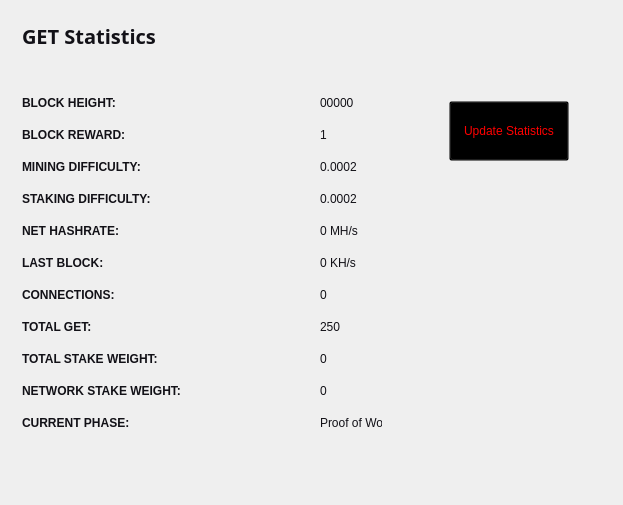
<?xml version="1.0" encoding="UTF-8"?>
<ui version="4.0">
 <class>StatisticsPage</class>
 <widget class="QWidget" name="StatisticsPage">
  <property name="windowModality">
   <enum>Qt::NonModal</enum>
  </property>
  <property name="geometry">
   <rect>
    <x>0</x>
    <y>0</y>
    <width>623</width>
    <height>505</height>
   </rect>
  </property>
  <property name="windowTitle">
   <string>Digging</string>
  </property>
  <property name="styleSheet">
   <string notr="true">color:#ffffff;
font-family:'Open Sans,sans-serif';</string>
  </property>
  <layout class="QGridLayout" name="gridLayout">
   <property name="sizeConstraint">
    <enum>QLayout::SetMaximumSize</enum>
   </property>
   <item row="0" column="1">
    <widget class="QFrame" name="frame">
     <property name="minimumSize">
      <size>
       <width>213</width>
       <height>0</height>
      </size>
     </property>
     <property name="frameShape">
      <enum>QFrame::NoFrame</enum>
     </property>
     <property name="frameShadow">
      <enum>QFrame::Raised</enum>
     </property>
     <widget class="QPushButton" name="startButton">
      <property name="geometry">
       <rect>
        <x>50</x>
        <y>90</y>
        <width>120</width>
        <height>60</height>
       </rect>
      </property>
      <property name="sizePolicy">
       <sizepolicy hsizetype="Fixed" vsizetype="Fixed">
        <horstretch>0</horstretch>
        <verstretch>0</verstretch>
       </sizepolicy>
      </property>
      <property name="minimumSize">
       <size>
        <width>120</width>
        <height>60</height>
       </size>
      </property>
      <property name="styleSheet">
       <string notr="true">background:transparent; color:red;</string>
      </property>
      <property name="text">
       <string>Update Statistics</string>
      </property>
     </widget>
    </widget>
   </item>
   <item row="0" column="0">
    <widget class="QFrame" name="gridFrame_2">
     <layout class="QGridLayout" name="gridLayout_4">
      <item row="3" column="0">
       <layout class="QFormLayout" name="formLayout_2">
        <property name="fieldGrowthPolicy">
         <enum>QFormLayout::FieldsStayAtSizeHint</enum>
        </property>
        <property name="horizontalSpacing">
         <number>139</number>
        </property>
        <property name="verticalSpacing">
         <number>18</number>
        </property>
        <property name="rightMargin">
         <number>0</number>
        </property>
        <item row="1" column="0">
         <widget class="QLabel" name="label_14">
          <property name="text">
           <string>&lt;html&gt;&lt;head/&gt;&lt;body&gt;&lt;p&gt;&lt;span style=&quot; font-weight:600; color:#121117;&quot;&gt;BLOCK HEIGHT:&lt;/span&gt;&lt;/p&gt;&lt;/body&gt;&lt;/html&gt;</string>
          </property>
         </widget>
        </item>
        <item row="1" column="1">
         <widget class="QLabel" name="heightBox">
          <property name="styleSheet">
           <string notr="true">color:#121117;</string>
          </property>
          <property name="text">
           <string>00000</string>
          </property>
         </widget>
        </item>
        <item row="2" column="0">
         <widget class="QLabel" name="label_12">
          <property name="text">
           <string>&lt;html&gt;&lt;head/&gt;&lt;body&gt;&lt;p&gt;&lt;span style=&quot; font-weight:600; color:#121117;&quot;&gt;BLOCK REWARD:&lt;/span&gt;&lt;/p&gt;&lt;/body&gt;&lt;/html&gt;</string>
          </property>
         </widget>
        </item>
        <item row="2" column="1">
         <widget class="QLabel" name="rewardBox">
          <property name="styleSheet">
           <string notr="true">color:#121117;</string>
          </property>
          <property name="text">
           <string>1</string>
          </property>
         </widget>
        </item>
        <item row="3" column="0">
         <widget class="QLabel" name="label_13">
          <property name="text">
           <string>&lt;html&gt;&lt;head/&gt;&lt;body&gt;&lt;p&gt;&lt;span style=&quot; font-weight:600; color:#121117;&quot;&gt;MINING DIFFICULTY:&lt;/span&gt;&lt;/p&gt;&lt;/body&gt;&lt;/html&gt;</string>
          </property>
         </widget>
        </item>
        <item row="3" column="1">
         <widget class="QLabel" name="diffBox">
          <property name="styleSheet">
           <string notr="true">color:#121117;</string>
          </property>
          <property name="text">
           <string>0.0002</string>
          </property>
         </widget>
        </item>
        <item row="4" column="0">
         <widget class="QLabel" name="label_9">
          <property name="text">
           <string>&lt;html&gt;&lt;head/&gt;&lt;body&gt;&lt;p&gt;&lt;span style=&quot; font-weight:600; color:#121117;&quot;&gt;STAKING DIFFICULTY:&lt;/span&gt;&lt;/p&gt;&lt;/body&gt;&lt;/html&gt;</string>
          </property>
         </widget>
        </item>
        <item row="4" column="1">
         <widget class="QLabel" name="diffBox2">
          <property name="styleSheet">
           <string notr="true">color:#121117;</string>
          </property>
          <property name="text">
           <string>0.0002</string>
          </property>
         </widget>
        </item>
        <item row="5" column="1">
         <widget class="QLabel" name="pawrateBox">
          <property name="styleSheet">
           <string notr="true">color:#121117;</string>
          </property>
          <property name="text">
           <string>0 MH/s</string>
          </property>
         </widget>
        </item>
        <item row="6" column="0">
         <widget class="QLabel" name="label3_2">
          <property name="sizePolicy">
           <sizepolicy hsizetype="Preferred" vsizetype="Maximum">
            <horstretch>0</horstretch>
            <verstretch>0</verstretch>
           </sizepolicy>
          </property>
          <property name="text">
           <string>&lt;html&gt;&lt;head/&gt;&lt;body&gt;&lt;p&gt;&lt;span style=&quot; font-weight:600; color:#121117;&quot;&gt;LAST BLOCK:&lt;/span&gt;&lt;/p&gt;&lt;/body&gt;&lt;/html&gt;</string>
          </property>
         </widget>
        </item>
        <item row="6" column="1">
         <widget class="QLabel" name="localBox">
          <property name="styleSheet">
           <string notr="true">color:#121117;</string>
          </property>
          <property name="text">
           <string>0 KH/s</string>
          </property>
         </widget>
        </item>
        <item row="7" column="0">
         <widget class="QLabel" name="label1_2">
          <property name="text">
           <string>&lt;html&gt;&lt;head/&gt;&lt;body&gt;&lt;p&gt;&lt;span style=&quot; font-weight:600; color:#121117;&quot;&gt;CONNECTIONS:&lt;/span&gt;&lt;/p&gt;&lt;/body&gt;&lt;/html&gt;</string>
          </property>
         </widget>
        </item>
        <item row="7" column="1">
         <widget class="QLabel" name="connectionBox">
          <property name="styleSheet">
           <string notr="true">color:#121117;</string>
          </property>
          <property name="text">
           <string>0</string>
          </property>
         </widget>
        </item>
        <item row="8" column="0">
         <widget class="QLabel" name="label_8">
          <property name="text">
           <string>&lt;html&gt;&lt;head/&gt;&lt;body&gt;&lt;p&gt;&lt;span style=&quot; font-weight:600; color:#121117;&quot;&gt;TOTAL GET:&lt;/span&gt;&lt;/p&gt;&lt;/body&gt;&lt;/html&gt;</string>
          </property>
         </widget>
        </item>
        <item row="8" column="1">
         <widget class="QLabel" name="volumeBox">
          <property name="styleSheet">
           <string notr="true">color:#121117;</string>
          </property>
          <property name="text">
           <string>250</string>
          </property>
         </widget>
        </item>
        <item row="9" column="0">
         <widget class="QLabel" name="label_10">
          <property name="text">
           <string>&lt;html&gt;&lt;head/&gt;&lt;body&gt;&lt;p&gt;&lt;span style=&quot; font-weight:600; color:#121117;&quot;&gt;TOTAL STAKE WEIGHT:&lt;/span&gt;&lt;/p&gt;&lt;/body&gt;&lt;/html&gt;</string>
          </property>
         </widget>
        </item>
        <item row="9" column="1">
         <widget class="QLabel" name="minBox">
          <property name="styleSheet">
           <string notr="true">color:#121117;</string>
          </property>
          <property name="text">
           <string>0</string>
          </property>
         </widget>
        </item>
        <item row="10" column="0">
         <widget class="QLabel" name="label_11">
          <property name="text">
           <string>&lt;html&gt;&lt;head/&gt;&lt;body&gt;&lt;p&gt;&lt;span style=&quot; font-weight:600; color:#121117;&quot;&gt;NETWORK STAKE WEIGHT:&lt;/span&gt;&lt;/p&gt;&lt;/body&gt;&lt;/html&gt;</string>
          </property>
         </widget>
        </item>
        <item row="10" column="1">
         <widget class="QLabel" name="maxBox">
          <property name="styleSheet">
           <string notr="true">color:#121117;</string>
          </property>
          <property name="text">
           <string>0</string>
          </property>
         </widget>
        </item>
        <item row="11" column="0">
         <widget class="QLabel" name="label_15">
          <property name="text">
           <string>&lt;html&gt;&lt;head/&gt;&lt;body&gt;&lt;p&gt;&lt;span style=&quot; font-weight:600; color:#121117;&quot;&gt;CURRENT PHASE:&lt;/span&gt;&lt;/p&gt;&lt;/body&gt;&lt;/html&gt;</string>
          </property>
         </widget>
        </item>
        <item row="11" column="1">
         <widget class="QLabel" name="cBox">
          <property name="styleSheet">
           <string notr="true">color:#121117;</string>
          </property>
          <property name="text">
           <string>Proof of Work</string>
          </property>
         </widget>
        </item>
        <item row="5" column="0">
         <widget class="QLabel" name="label_16">
          <property name="text">
           <string>&lt;html&gt;&lt;head/&gt;&lt;body&gt;&lt;p&gt;&lt;span style=&quot; font-weight:600; color:#121117;&quot;&gt;NET HASHRATE:&lt;/span&gt;&lt;/p&gt;&lt;/body&gt;&lt;/html&gt;</string>
          </property>
         </widget>
        </item>
       </layout>
      </item>
      <item row="1" column="0">
       <layout class="QHBoxLayout" name="horizontalLayout_4">
        <property name="spacing">
         <number>7</number>
        </property>
        <item>
         <widget class="QLabel" name="label_5">
          <property name="font">
           <font>
            <family>Open Sans,sans-serif</family>
           </font>
          </property>
          <property name="text">
           <string>&lt;html&gt;&lt;head/&gt;&lt;body&gt;&lt;p&gt;&lt;span style=&quot; font-size:20px; font-weight:600; color:#121117;&quot;&gt;GET Statistics&lt;/span&gt;&lt;/p&gt;&lt;/body&gt;&lt;/html&gt;</string>
          </property>
         </widget>
        </item>
        <item>
         <spacer name="horizontalSpacer_2">
          <property name="orientation">
           <enum>Qt::Horizontal</enum>
          </property>
          <property name="sizeHint" stdset="0">
           <size>
            <width>40</width>
            <height>20</height>
           </size>
          </property>
         </spacer>
        </item>
       </layout>
      </item>
      <item row="2" column="0">
       <spacer name="verticalSpacer_2">
        <property name="orientation">
         <enum>Qt::Vertical</enum>
        </property>
        <property name="sizeHint" stdset="0">
         <size>
          <width>20</width>
          <height>40</height>
         </size>
        </property>
       </spacer>
      </item>
     </layout>
    </widget>
   </item>
   <item row="1" column="0">
    <spacer name="verticalSpacer">
     <property name="orientation">
      <enum>Qt::Vertical</enum>
     </property>
     <property name="sizeHint" stdset="0">
      <size>
       <width>20</width>
       <height>40</height>
      </size>
     </property>
    </spacer>
   </item>
  </layout>
 </widget>
 <layoutdefault spacing="6" margin="11"/>
 <resources/>
 <connections/>
</ui>
